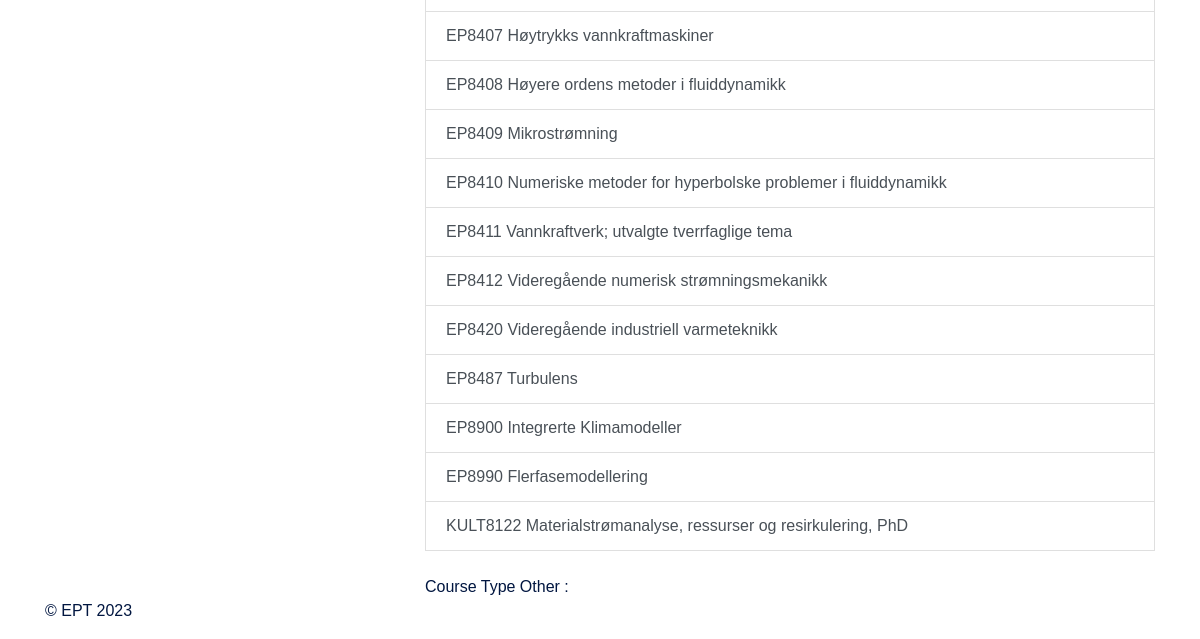
The app's page /courses_ses/ (lower part), older data.
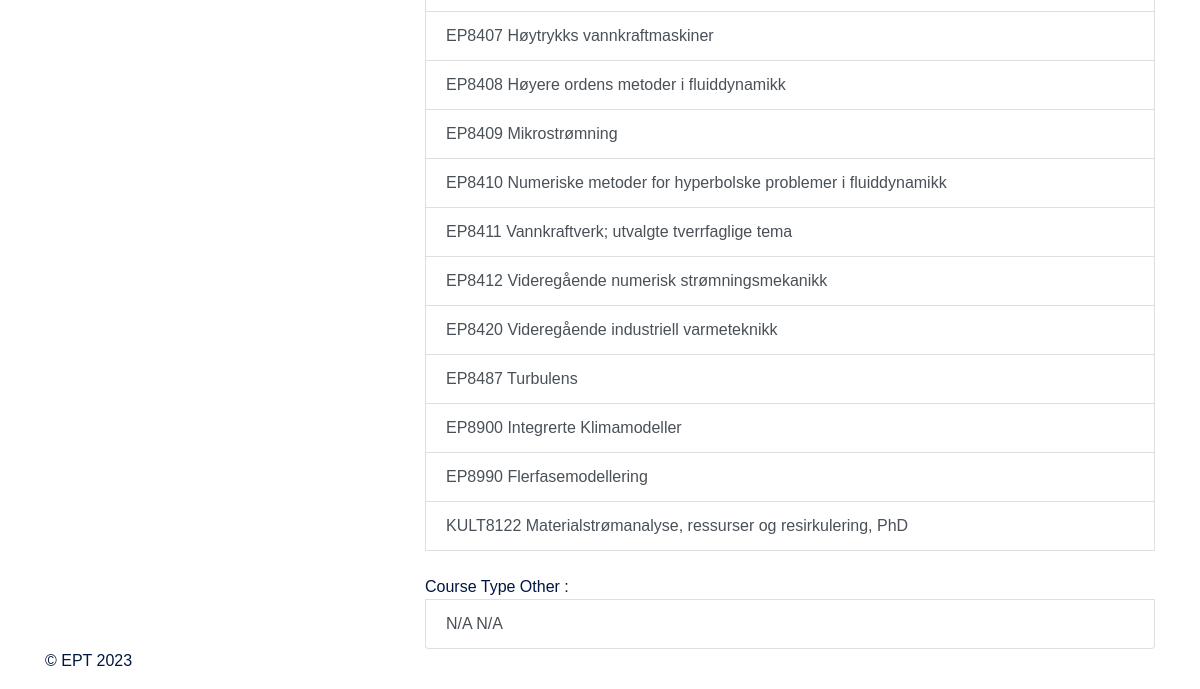
The same page, newer data.
### app_teaching/models.py (models this page shows)
class Course(models.Model):
    course_id = models.CharField(
        unique=True,
        null=False,
        blank=False,
        max_length=50
    )
    name= models.CharField(
        null=False,
        blank=False,
        max_length=200
    )
    type = models.CharField(choices = course_type_choices,
                            max_length=3,
                            default='-')
    group = models.CharField(choices = course_group_choices,
                            max_length=3,
                            default='-')
    semester = models.CharField(choices = semester_type_choices,
                            max_length=2,
                            default='-')
    studiepoeng = models.CharField(choices = studiepoeng_choices,
                            max_length=4,default='-'
                            )
    nb_student = models.IntegerField(
        null = True,
    )
    nb_vit= models.IntegerField(
        null = True,
    )
    nb_stud_ass= models.IntegerField(
        null = True,
    )
    def __str__(self):
        return self.course_id + ' ' + self.name

### app_teaching/views.py (the view)
# urls.py: path('courses_ses/', views.courses_ses, name = 'courses_ses'),
def courses_ses(request):
    all_courses_ses = models.Course.objects.all()
    return render(request,'courses_ses.html',{'courses_ses': all_courses_ses})

### app_teaching/templates/courses_ses.html (shortened to what this page needs)
{% extends 'base.html' %}
{%block content%}
<ul class = "list-group">
<br>
<br>
<br>
<br>
<br>
<br>
<br>
<br>
<br>
<br>
<br>
{%for course in courses_ses%}
{%if course.type == 'PH'%}
    <a class = "list-group-item list-group-item-action" href = " {% url 'course_details' course.id %}">
        {{course}}
    </a>
{%endif%}
{%endfor%}
<br>
Course Type Other :
<br>
{%for course in courses_ses%}
{%if course.group == 's'%}
{%if course.type == '-'%}
    <a class = "list-group-item list-group-item-action" href = " {% url 'course_details' course.id %}">
        {{course}}
    </a>
{%endif%}
{%endif%}
{%endfor%}
</ul>
{%endblock content%}

Row changes from the older to the newer data that the page shows:
added Course: course+name "N/A N/A"
